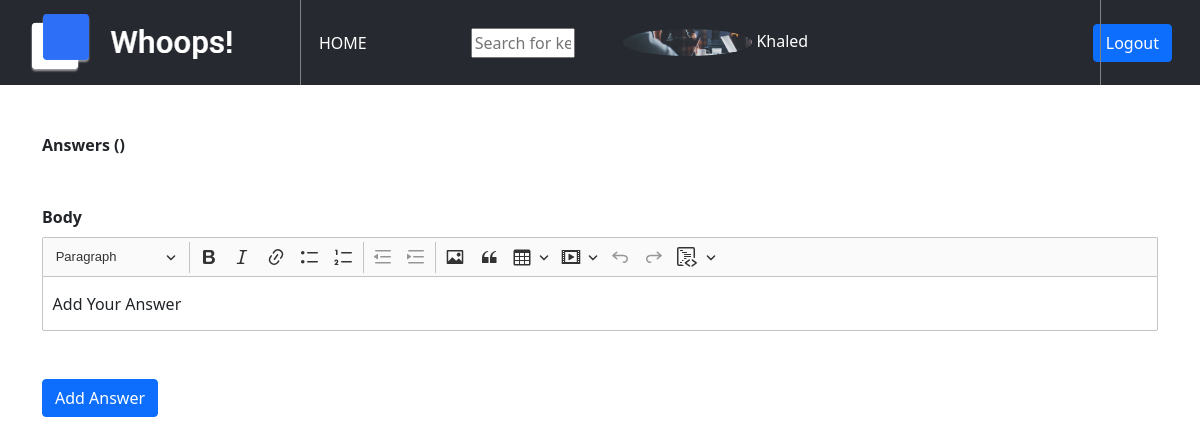
/DisplayQuestion.php (signed in), run on the app's committed database.
### tables this page shows
CREATE TABLE users (
    id INT(11) NOT NULL AUTO_INCREMENT,
    Username varchar(255) NOT NULL,
    email varchar(255) NOT NULL,
    password varchar(255) NOT NULL,
    confirm varchar(255) NOT NULL,
    age INT(11) NOT NULL,
    gender INT(11) NOT NULL,
    img varchar(255) NOT NULL,
    created_at datetime NOT NULL DEFAULT current_timestamp(),
    PRIMARY KEY (id)
);

### DisplayQuestion.php (the view, shortened to what this page needs)
<?php
require_once "Inc/dbConnection.php";
?>
<?php
require_once "Inc/header.php";
?>
<nav class="navbar navbar-expand-lg navbar-dark">
            <div class="container-fluid">
              <a class="navbar-brand" href="index.php"><img src="images/Screenshot 2021-09-13 014732.png" alt="Whoops!.com"> </a>
              <div class="collapse navbar-collapse" id="navbarSupportedContent">
                <ul class="navbar-nav mb-lg-0 mr-5 ml-5">
                  <li class="nav-item">
                    <a class="nav-link active" aria-current="page" href="index.php">Home</a>
                  </li>
                </ul>
                <form action="handlers/handle-search.php" method="GET">
	                  <input class="mx-5 w-100 " placeholder="Search for key word" type="text" name="query">
                </form>
                <?php
                if(!empty($_SESSION['userID'])){
                    $userID=$_SESSION['userID'];
                    $userquery = "SELECT * FROM `users` WHERE `id` = $userID";
                    $userRunQuery = mysqli_query($conn, $userquery);
                    if($current_user = mysqli_fetch_assoc($userRunQuery)){?>
                        <div class="userDetails ml-5">
                          <img class = "rounded-circle ml-5 w-25" src="images/<?= $current_user['img'] ?>">
                          <a href="profile.php" class="text-decoration-none text-white"><?= $current_user['Username'] ?></a>
                        </div>
              <?php }
                }?>
                <div class="sign-buttons ml-auto">
                    <?php if(isset($_SESSION['userID'])) {?>
                    <a class="btn btn-primary" href="logout.php">Logout</a>
                    <?php } ?>
                </div>
              </div>
            </div>
        </nav>
<div class="container mt-4">
	<p class="font-weight-bold mt-5">Answers (<?php echo $current_ans['total'] ?>)</p>
    <?php
    if(!empty($_SESSION['userID'])){
        $userID=$_SESSION['userID'];?>
        <div class="ans-form mt-5">
            <form action="handlers/handle-addAns.php?id=<?php echo $Quest['Quest_id'] ?>" METHOD="POST">
                <label for="formGroupExampleInput" class="form-label font-weight-bold">Body </label>
                <div class="mt-5">
                    <button type="submit" name="submit" class="btn btn-primary">Add Answer</button>
                </div>
            </form>
        </div>
<?php }?>
</div>
<?php
require_once "Inc/footer.php";
?>

### assets/css/styles.css (style rules this page uses)
body { box-sizing: border-box; }
.navbar { background-color: #272930; height: 85px; position: relative; }
.nav-link { color: #fff !important; text-transform: uppercase; border-radius: 2px; }
.nav-item { margin-left: 10px; font-weight: 400; font-size: medium; }
.navbar-brand { font-size: 40px; font-weight: 800; letter-spacing: 1px; }
.navbar::before { content:""; width: 1px; height: 85px; position: absolute; left: 300px; top: 0px; background-color: grey; }
.form-control, .btn { min-height: 38px; border-radius: 2px; }
.btn { font-size: 15px; font-weight: bold; }

### data on the page
users: img (picture), Username "Khaled"
